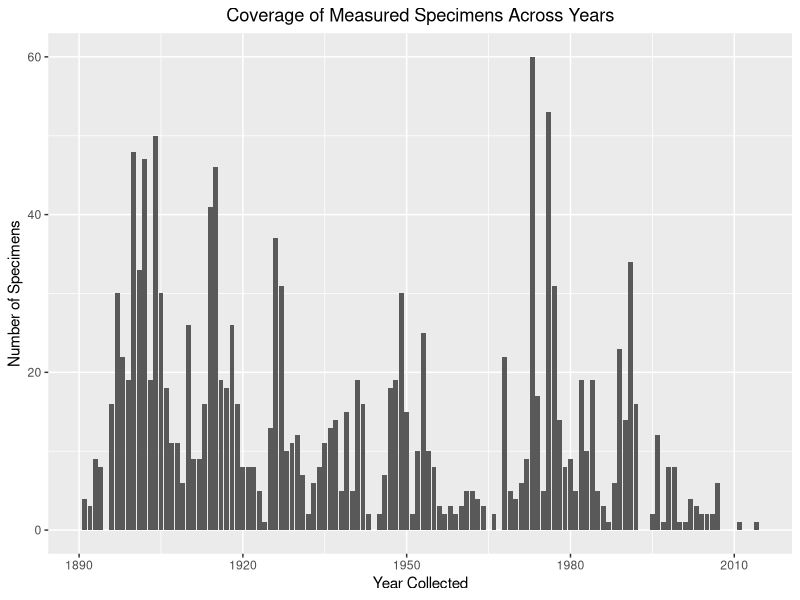
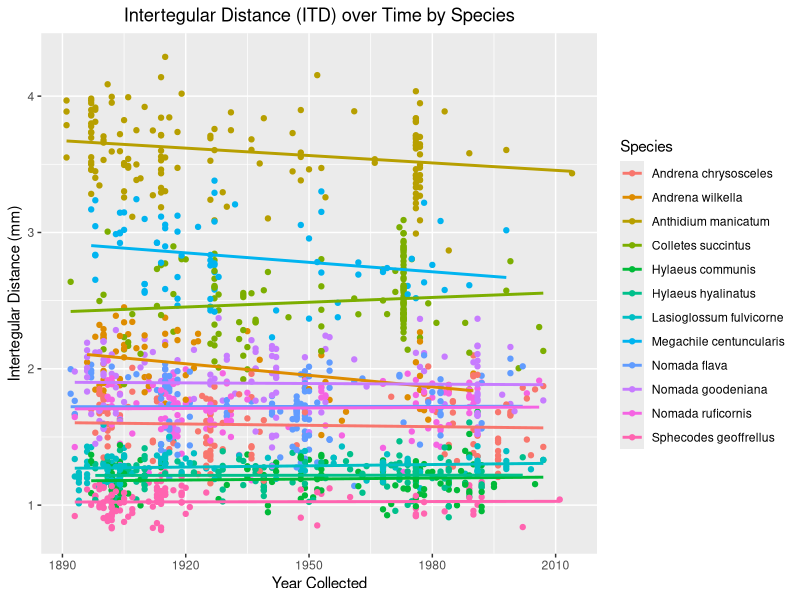
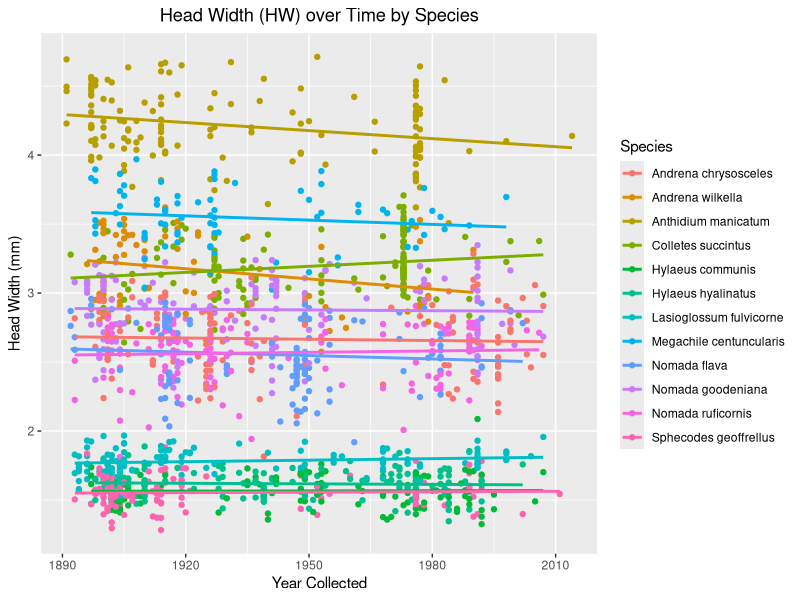
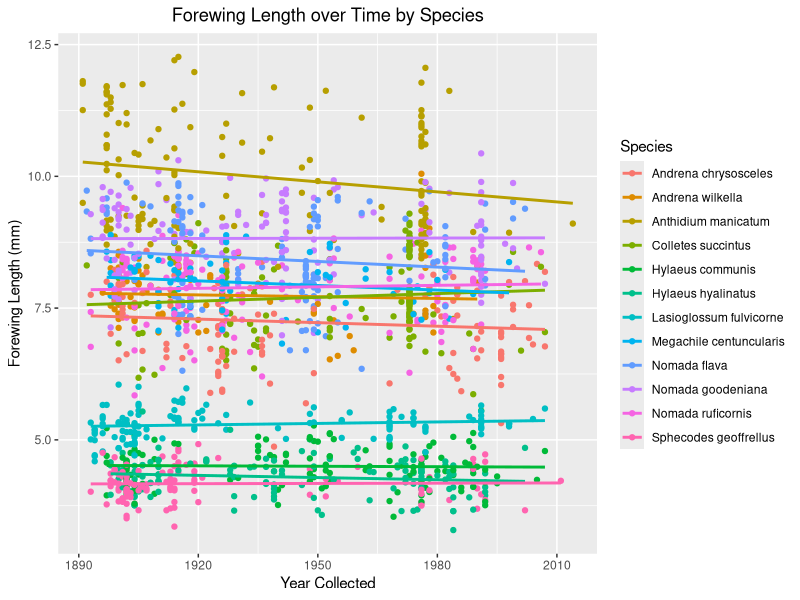
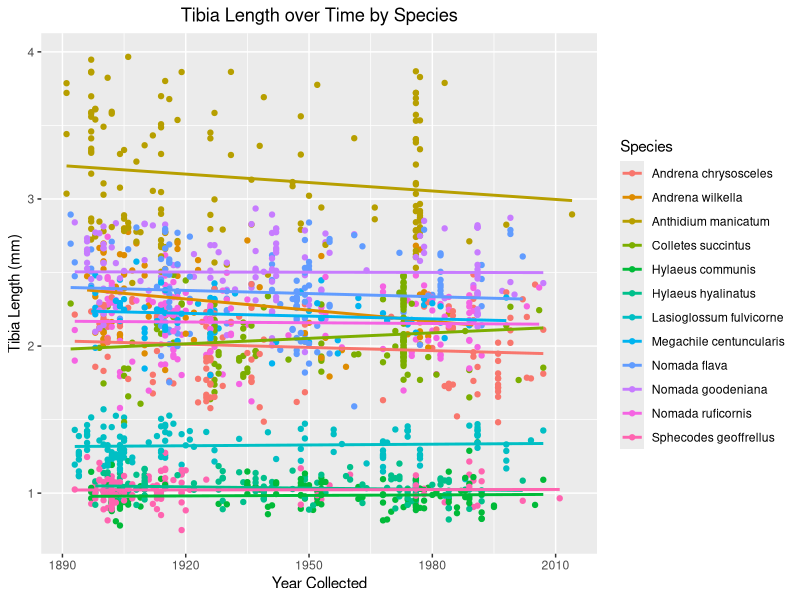

Reproduce these figures in R, in order.

library(ggplot2)


# Read in the dataset

bees <- read.csv("Data/13_02_26 UK solitary bee museum specimen measurements - raw data.csv")

# Create a column for full name by merging genus and species
bees$full_name <- paste(bees$genus, bees$species)

# Remove the only genus level Nomada specimens
bees <- bees[bees$full_name != "Nomada sp.", ]

# May want to remove sp 99, very small head measurement, need to check, and 232 (1873), no others are that early to compare to

bees <- bees[bees$label_no != "IGproject0099" & bees$label_no != "IGproject0232", ]


# Plot the number of bee specimens measured from each year

ggplot(bees, aes(x = year)) +
  geom_bar() +
  ggtitle("Coverage of Measured Specimens Across Years") +
  theme(plot.title = element_text(hjust = 0.5)) +
  xlab("Year Collected") +
  ylab("Number of Specimens")


# Visualise the data with each measurement over time

# Starting with intertegular distance (ITD)

ggplot(bees, aes(x = year, y = intertegular_distance_mm, color = full_name)) +
  geom_point() +
  geom_smooth(method = "lm", se = FALSE) +
  ggtitle("Intertegular Distance (ITD) over Time by Species") +
  theme(plot.title = element_text(hjust = 0.5)) +
  xlab("Year Collected") +
  ylab("Intertegular Distance (mm)") +
  labs(color = "Species")


# Then head width (HW)

ggplot(bees, aes(x = year, y = HW_mm, color = full_name)) +
  geom_point() +
  geom_smooth(method = "lm", se = FALSE) +
  ggtitle("Head Width (HW) over Time by Species") +
  theme(plot.title = element_text(hjust = 0.5)) +
  xlab("Year Collected") +
  ylab("Head Width (mm)") +
  labs(color = "Species")


# Then forewing (FW) length

ggplot(bees, aes(x = year, y = FW_length_mm, color = full_name)) +
  geom_point() +
  geom_smooth(method = "lm", se = FALSE) +
  ggtitle("Forewing Length over Time by Species") +
  theme(plot.title = element_text(hjust = 0.5)) +
  xlab("Year Collected") +
  ylab("Forewing Length (mm)") +
  labs(color = "Species")


# And Tibia length

ggplot(bees, aes(x = year, y = tibia_length_mm, color = full_name)) +
  geom_point() +
  geom_smooth(method = "lm", se = FALSE) +
  ggtitle("Tibia Length over Time by Species") +
  theme(plot.title = element_text(hjust = 0.5)) +
  xlab("Year Collected") +
  ylab("Tibia Length (mm)") +
  labs(color = "Species")
